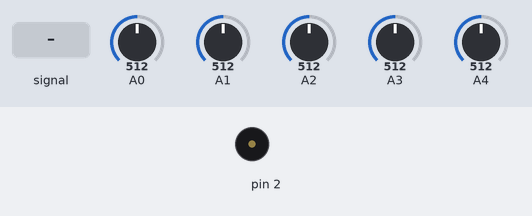
Recording of a sketch running on a simulated Arduino Uno, built with avr-gcc and run on an emulated ATmega328P. Shown: buzzer (waves = sounding). The test bench sets the inputs (shaded band); at power-on: A0 = 512, A1 = 512, A2 = 512, A3 = 512, A4 = 512.

Above: at 1.2 s.
1.3 s: A0 fed a 200 Hz sine of ±460 counts around its level
At 4.2 s:
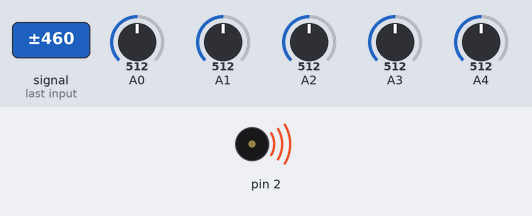
4.3 s: A0 set to 490
At 4.8 s:
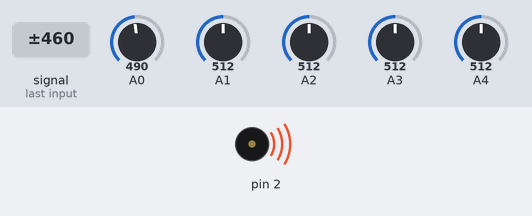
5.8 s: A0 set to 510
At 6.3 s:
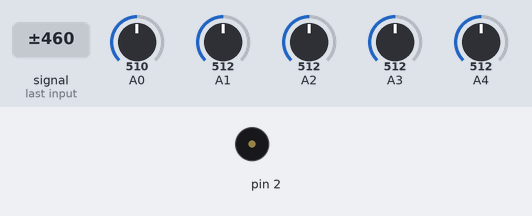
7.4 s: A0 set to 306
At 8.0 s:
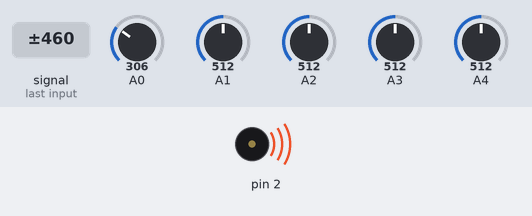
Timing chart, 0 to 10.0 s (numbered marks = the images above; inputs shaded):
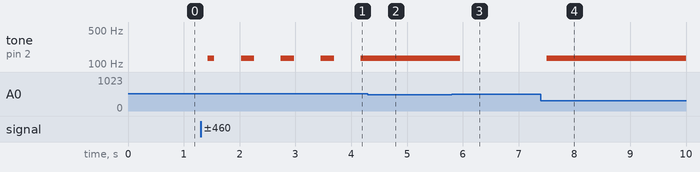

The sketch:

billie.ino
```cpp
#define N 200
#define LIMIAR 500

#define NOTE_C3 131
#define NOTE_D3 147
#define NOTE_E3 165
#define NOTE_F3 175
#define NOTE_G3 196

void setup() {
  Serial.begin(9600);
}

void loop() {
  float input1 = 0;
  float input2 = 0;
  float input3 = 0;
  float input4 = 0;
  float input5 = 0;
  int i = 0;

  for (i = 0; i < N; i++) {
    input1 = input1 + analogRead(0);
  }
  input1 = input1 / N;
  //Serial.print("input1: ");
  //Serial.println(input1);
  //delay(500);

  for (i = 0; i < N; i++) {
    input2 = input2 + analogRead(1);
  }
  input2 = input2 / N;
  //Serial.print("input2: ");
  //Serial.println(input2);
  //delay(500);

  for (i = 0; i < N; i++) {
    input3 = input3 + analogRead(2);
  }
  input3 = input3 / N;
  //Serial.print("input3: ");
  //Serial.println(input3);
  //delay(500);

  for (i = 0; i < N; i++) {
    input4 = input4 + analogRead(3);
  }
  input4 = input4 / N;
  //Serial.print("input4: ");
  //Serial.println(input4);
  //delay(500);

  for (i = 0; i < N; i++) {
    input5 = input5 + analogRead(4);
  }
  input5 = input5 / N;
  //Serial.print("input5: ");
  //Serial.println(input5);
  //delay(500);

  if (input1 < LIMIAR) {
    tone(2, NOTE_C3, 500);
  } else if (input2 < LIMIAR) {
    tone(2, NOTE_D3, 500);
  } else if (input3 < LIMIAR) {
    tone(2, NOTE_E3, 500);
  } else if (input4 < LIMIAR) {
    tone(2, NOTE_F3, 500);
  } else if (input5 < LIMIAR) {
    tone(2, NOTE_G3, 500);
  } else {
    noTone(2);
  }
}
```

Measured:
- the behaviour switches between 499 and 500 on A0 (found by bisection; images 2 and 3)
- after the input at 1.3 s, tone on pin 2: silent → 131 Hz after 0.13 s, then repeats every 0.71 s: silent 0.48 s, 131 Hz 0.24 s
- after the input at 4.3 s, tone on pin 2: stops changing and stays 131 Hz
- after the input at 5.8 s, tone on pin 2: 131 Hz → silent after 0.16 s
- after the input at 7.4 s, tone on pin 2: silent → 131 Hz after 0.11 s
